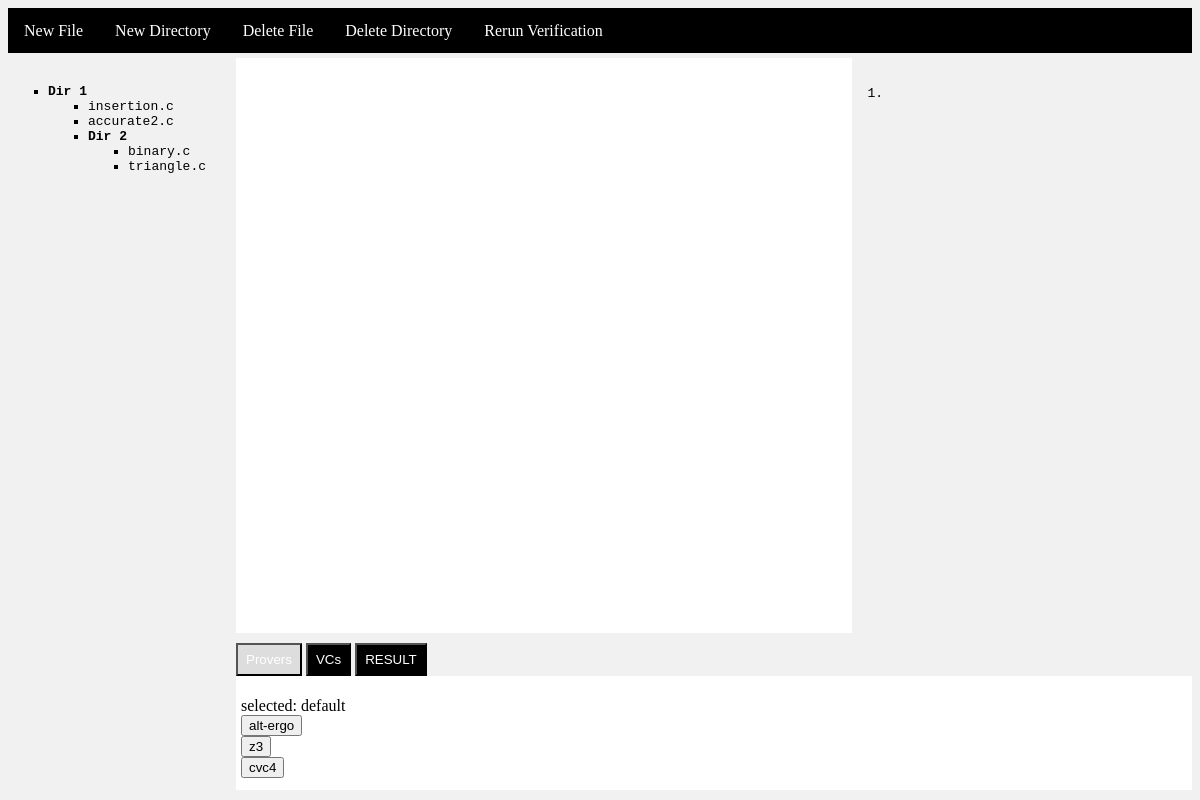
The page /framaw/ (signed in) on the database as committed earlier.
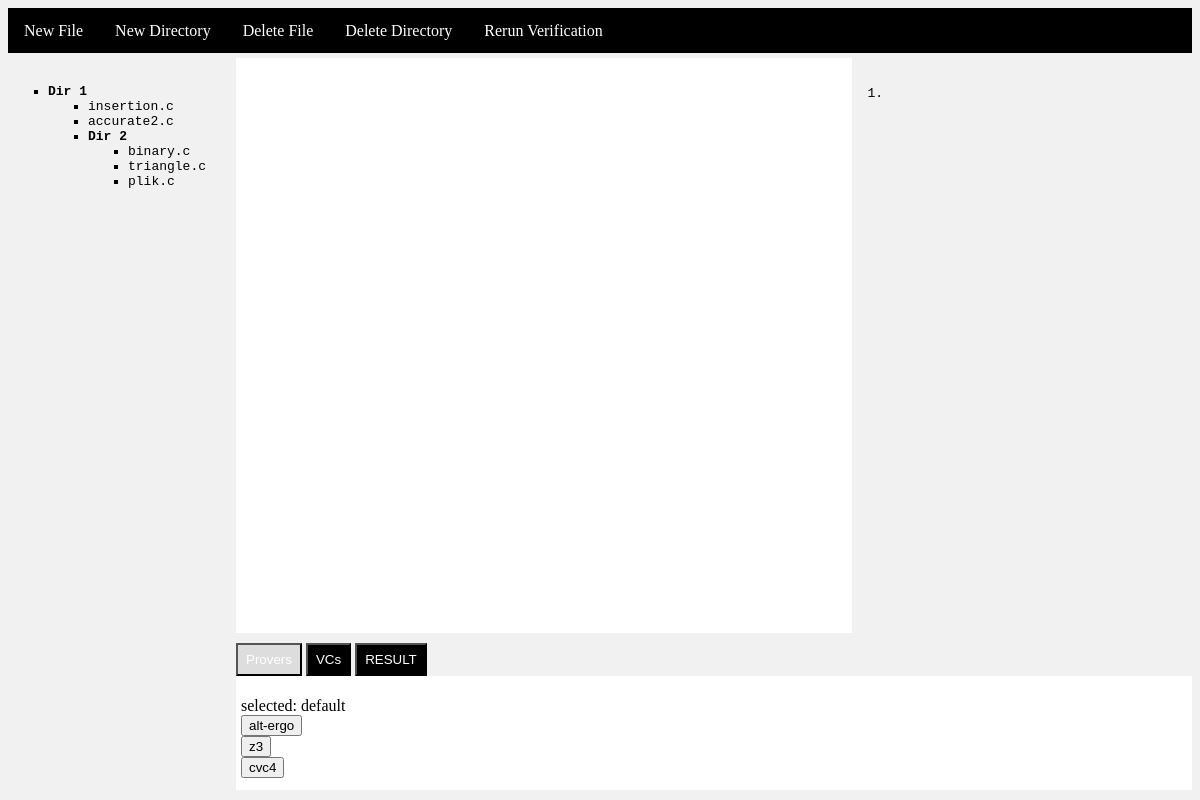
The same page on the database as committed later.
### framaw/models.py (models this page shows, shortened)
class Directory(models.Model):
    name = models.CharField(max_length=50, unique=True)
    description = models.TextField(default="")
    creation_date = models.DateTimeField(default=timezone.now)
    parent_dir = models.ForeignKey('self', on_delete=models.CASCADE, default="", blank=True, null=True)
    owner = models.ForeignKey(User, on_delete=models.CASCADE)
    valid = models.BooleanField(default=True)
    timestamp = models.DateTimeField(default=timezone.now)
    def __str__(self):
        return self.name

class File(models.Model):
    name = models.CharField(max_length=50, unique=True)
    description = models.TextField(default="")
    creation_date = models.DateTimeField(default=timezone.now)
    directory = models.ForeignKey(Directory, on_delete=models.CASCADE)
    content = models.TextField(default="")
    owner = models.ForeignKey(User, on_delete=models.CASCADE)
    valid = models.BooleanField(default=True)
    timestamp = models.DateTimeField(default=timezone.now)

### framaw/views.py (the view, shortened to what this page needs)
# urls.py: path('', views.index, name='index'),
def index(request):
    if request.user.is_authenticated:
        context = {
            'dirs': Directory.objects.all().filter(valid=True, owner=request.user),
            'files': File.objects.all().filter(valid=True, owner=request.user),
            'selected_file': "", 'focus_content': "", 'result_summary': "", 'provers': provers,
        }
        return render(request, 'framaw/index.html', context)

### framaw/templates/framaw/index.html (shortened to what this page needs)
{% load static %}
<!DOCTYPE html>
<html lang="en">
<head>
    <link rel="stylesheet" type="text/css" href="{% static 'framaw/style.css' %}">
</head>
<body>
<div class="menu_bar">
    <a href="{% url 'new_file' %}">New File</a>
    <a href="{% url 'new_directory' %}">New Directory</a>
    <a href="{% url 'delete_file' %}">Delete File</a>
    <a href="{% url 'delete_dir' %}">Delete Directory</a>
    <a id="rerun_link" href="{% url 'display_file' %}?name={{ selected_file.name }}&prover=default&rte=off">
        Rerun Verification
    </a>
</div>
<div class="side">
    <div class="file_select">
        <ul class="file_list">
            {% for dir in dirs %}
                {% if dir.parent_dir == null %}
                    <li><b>{{ dir.name }}</b></li>
                    <ul class="file_list">
                        {% for file in files %}
                            {% if file.directory == dir %}
                                <li><a href="{% url 'display_file' %}?name={{ file.name }}">{{ file.name }}</a></li>
                            {% endif %}
                        {% endfor %}
                    </ul>
                    <ul class="file_list">
                        {% include "framaw/file_menu.html" with parent=dir.name %}
                    </ul>
                {% endif %}
            {% endfor %}
        </ul>
    </div>
</div>
<div class="row">
    <div class="main">
    </div>
    <div class="focus">
        <pre>{{ focus_content|linenumbers }}</pre>
    </div>
    <div class="tab_data">
        <div class="tab">
            <button class="tablinks active" onclick="openTab(event, 'prover_tab')">Provers</button>
            <button class="tablinks" onclick="openTab(event, 'vc_tab')">VCs</button>
            <button class="tablinks" onclick="openTab(event, 'result_tab')">RESULT</button>
        </div>
        <div>
            <ul id="prover_tab" class="tabcontent">
                selected: <span id="prover_span">default</span>
                {% for p in provers %}
                    <li>
                        <button type="button" onclick="changeProver('{{ p }}')">{{ p }}</button>
                    </li>
                {% endfor %}
            </ul>
        </div>
    </div>
</div>
</body>
</html>

### framaw/templates/framaw/file_menu.html (shortened to what this page needs)
{% for dir in dirs %}
    {% if dir.parent_dir|stringformat:"s" == parent|stringformat:"s" %}
        <li>
            <b>{{ dir.name }}</b>
            <ul class="file_list">
                {% for file in files %}
                    {% if file.directory == dir %}
                            <li><a href="{% url 'display_file' %}?name={{file.name}}">{{ file.name }}</a></li>                    {% endif %}
                {% endfor %}
            </ul>
        </li>
    {% endif %}
{% endfor %}

Rows that differ between the two databases and show on the page:
added File: name "plik.c", shown under Directory "Dir 2"
